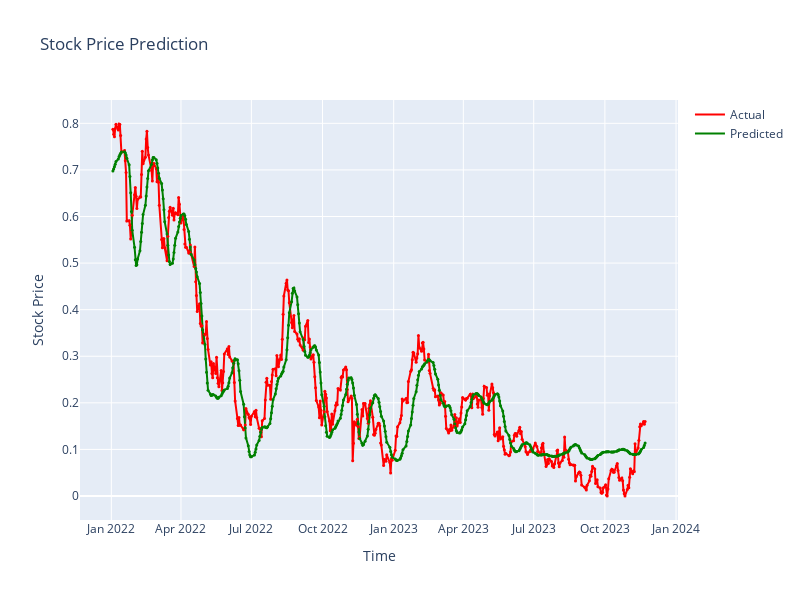

Notebook code for this chart:
### Markdown cell above
## Visualization the results

### Code cell
import plotly.graph_objs as go

# Create a trace for actual values
trace_actual = go.Scatter(x=df_test['date'], y=y_test, mode='lines', name='Actual', line=dict(color='red'))

# Create a trace for predicted values
trace_pred = go.Scatter(x=df_test['date'], y=y_pred.flatten(), mode='lines', name='Predicted', line=dict(color='green'))

# Create a trace for markers with reduced size
trace_markers1 = go.Scatter(
    x=df_test['date'],
    y=y_test.flatten(),
    mode='markers',
    name='',
    showlegend=False,
    marker=dict(color='red', size=3),  # Adjust the size here
)

trace_markers2 = go.Scatter(
    x=df_test['date'],
    y=y_pred.flatten(),
    mode='markers',
    name='',
    showlegend=False,
    marker=dict(color='green', size=3),  # Adjust the size here
)

# Create the Plotly figure
fig = go.Figure(data=[trace_actual, trace_pred, trace_markers1, trace_markers2])

# Customize the layout
fig.update_layout(
    title='Stock Price Prediction',
    xaxis_title='Time',
    yaxis_title='Stock Price',
     width=800,
    height=600
)

# Show the Plotly figure
fig.show()

### Figure 1 — Plotly figure (JSON) as saved in the notebook; plotly's stock layout.template omitted (floating-point values rounded to 4 significant figures; data arrays with more than 128 entries replaced by an {"elided": "..."} marker saying what was removed)
{"data": [{"line": {"color": "red"}, "mode": "lines", "name": "Actual", "type": "scatter", "x": {"elided": "476 str values"}, "y": {"elided": "476 float values"}}, {"line": {"color": "green"}, "mode": "lines", "name": "Predicted", "type": "scatter", "x": {"elided": "476 str values"}, "y": {"elided": "476 float values"}}, {"marker": {"color": "red", "size": 3}, "mode": "markers", "name": "", "showlegend": false, "type": "scatter", "x": {"elided": "476 str values"}, "y": {"elided": "476 float values"}}, {"marker": {"color": "green", "size": 3}, "mode": "markers", "name": "", "showlegend": false, "type": "scatter", "x": {"elided": "476 str values"}, "y": {"elided": "476 float values"}}], "layout": {"height": 600, "title": {"text": "Stock Price Prediction"}, "width": 800, "xaxis": {"title": {"text": "Time"}}, "yaxis": {"title": {"text": "Stock Price"}}}}
